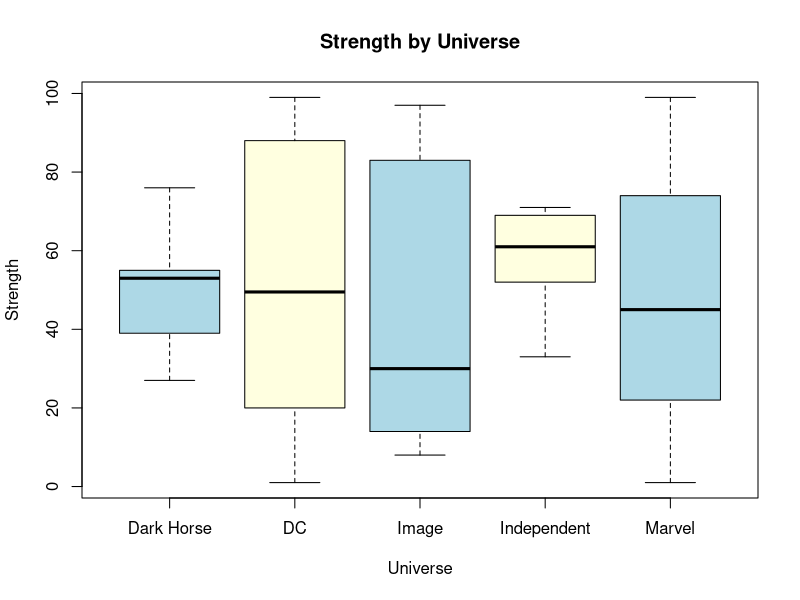
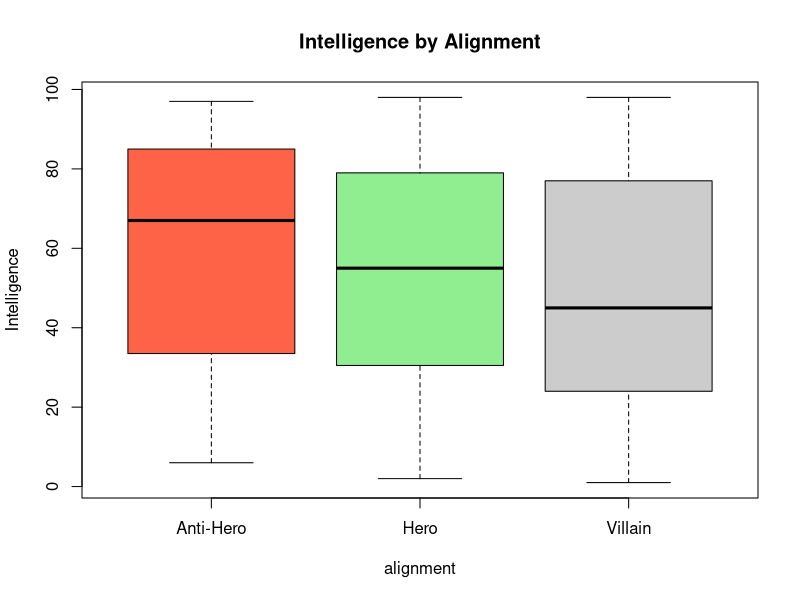
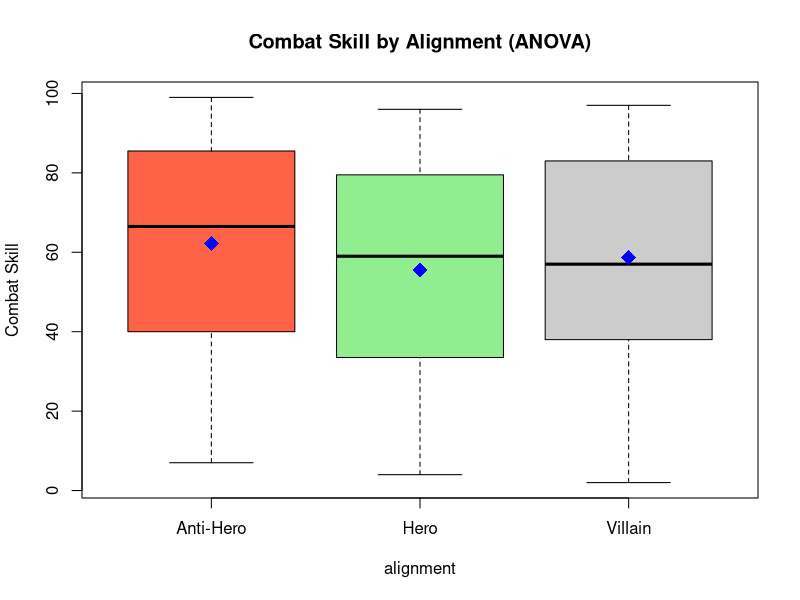

Recreate these plots in R, in order.
# ============================================================
# Script 8: Boxplots and One-Way ANOVA Introduction
# Dataset: Superheroes Power Index
# Course: PhD Intro to Data Analysis
# ============================================================
# Topics Covered:
#   - Boxplots for comparing groups
#   - Interpreting boxplot components (median, IQR, whiskers)
#   - One-way ANOVA: comparing means across 3+ groups
#   - Interpreting the F-statistic and p-value
#   - When to use ANOVA vs. t-test
# ============================================================

# --- Step 1: Load the Data ---
heroes <- read.csv("08_superheroes_power_index.csv")

# --- Step 2: Overview ---
str(heroes)
head(heroes)

# What groups do we have?
table(heroes$universe)
table(heroes$alignment)

# --- Step 3: Descriptive Stats by Group ---
# Mean strength by universe
tapply(heroes$strength, heroes$universe, mean)

# Mean intelligence by alignment
tapply(heroes$intelligence, heroes$alignment, mean)

# More detailed summary
aggregate(cbind(strength, intelligence, speed) ~ universe,
          data = heroes, FUN = mean)

# --- Step 4: Boxplots ---
# Strength by universe
boxplot(strength ~ universe,
        data = heroes,
        main = "Strength by Universe",
        xlab = "Universe",
        ylab = "Strength",
        col = c("lightblue", "lightyellow"))

# Reading a boxplot:
#   - Bold line = median
#   - Box = interquartile range (IQR: 25th to 75th percentile)
#   - Whiskers = extend to min/max within 1.5 * IQR
#   - Dots beyond whiskers = outliers

# Intelligence by alignment
boxplot(intelligence ~ alignment,
        data = heroes,
        main = "Intelligence by Alignment",
        ylab = "Intelligence",
        col = c("tomato", "lightgreen", "gray80"))

# --- Step 5: One-Way ANOVA ---
# Research question: Does mean combat_skill differ by alignment?
# (Hero vs. Neutral vs. Villain)

# First, look at the group means
tapply(heroes$combat_skill, heroes$alignment, mean)

# Run the ANOVA
anova_result <- aov(combat_skill ~ alignment, data = heroes)
summary(anova_result)

# Interpretation:
#   F value = ratio of between-group variance to within-group variance
#   Pr(>F) = p-value
#   If p < .05, at least one group mean is significantly different

# --- Step 6: Another ANOVA ---
# Does speed differ by universe?
tapply(heroes$speed, heroes$universe, mean)

anova_speed <- aov(speed ~ universe, data = heroes)
summary(anova_speed)

# --- Step 7: ANOVA with Visualization ---
boxplot(combat_skill ~ alignment,
        data = heroes,
        main = "Combat Skill by Alignment (ANOVA)",
        ylab = "Combat Skill",
        col = c("tomato", "lightgreen", "gray80"))

# Add group means as points
group_means <- tapply(heroes$combat_skill, heroes$alignment, mean)
points(1:length(group_means), group_means, pch = 18, col = "blue", cex = 2)

# ============================================================
# Practice on Your Own:
#   1. Run an ANOVA comparing durability across alignment groups
#   2. Create a boxplot of intelligence by universe
#   3. Which variable shows the biggest difference across groups?
# ============================================================
